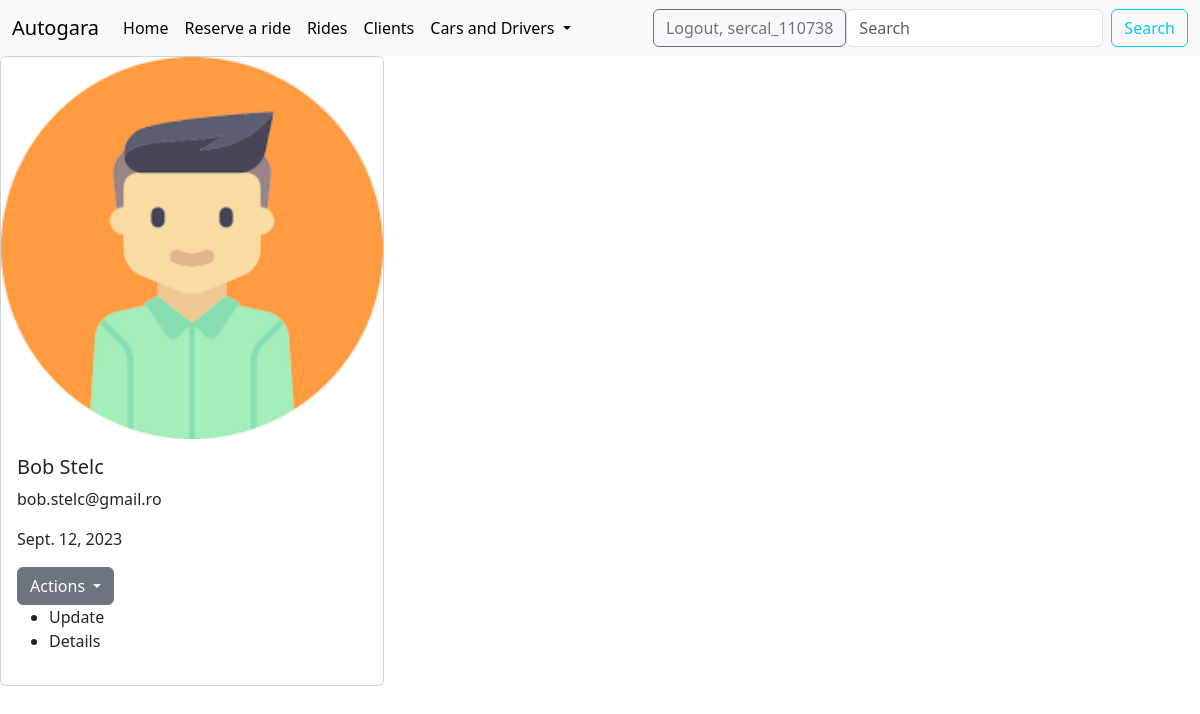
/list_of_drivers/ (signed in), run on the app's committed database.
### driver/models.py (models this page shows)
class Driver(models.Model):
    first_name = models.CharField(max_length=40)
    last_name = models.CharField(max_length=40)
    email = models.EmailField()
    date_hired = models.DateField()
    date_fired = models.DateField(null=True)
    active = models.BooleanField(default=True)
    profile = models.ImageField(upload_to='profiles_driver/')
    created_at = models.DateTimeField(auto_now_add=True)
    updated_at = models.DateTimeField(auto_now=True)
    def __str__(self):
        return f'{self.first_name} {self.last_name}'

### driver/views.py (the view)
# urls.py: path('list_of_drivers/', views.DriverListView.as_view(), name='list-of-drivers'),
class DriverListView(LoginRequiredMixin, ListView):
    template_name = 'driver/list_of_drivers.html'
    model = Driver
    context_object_name = 'all_drivers'

### templates/driver/list_of_drivers.html (shortened to what this page needs)
{% extends 'base.html' %}
{% load static %}
{% block content %}
    <div class="contaier-fluid">
        {% if all_drivers %}
            <div class="row">
                {% for driver in all_drivers %}
                    <div class="col-md-4">
                        <div class="card">
                            {% if driver.profile %}
                                <img src="{{ driver.profile }}" class="card-img-top" alt="No image">
                            {% else %}
                                <img src="{% static 'images/image.png' %}" class="card-img-top" alt="No image">
                            {% endif %}
                            <div class="card-body">
                                <h5 class="card-title">{{ driver }}</h5>
                                <p class="card-text">{{ driver.email }}</p>
                                <p class="card-text">{{ driver.date_hired }}</p>
                                <div class="dropdown">
                                    <button class="btn btn-secondary dropdown-toggle" type="button"
                                            data-bs-toggle="dropdown" aria-expanded="false">
                                        Actions
                                    </button>
                                    <ul>
                                        <li><a class="dropdown-item"
                                               href="{% url 'update-driver' driver.id %}">Update</a></li>
                                        <li><a class="dropdown-item"
                                               href="{% url 'details-driver' driver.id %}">Details</a></li>
                                    </ul>
                                </div>
                            </div>
                        </div>
                    </div>
                {% endfor %}
            </div>
        {% endif %}
    </div>
{% endblock %}

### templates/navbar.html (shortened to what this page needs)
<nav class="navbar navbar-expand-lg bg-body-tertiary">
    <div class="container-fluid">
        <a class="navbar-brand" href="{% url 'home-page' %}">Autogara</a>
        <div class="collapse navbar-collapse" id="navbarSupportedContent">
            <ul class="navbar-nav me-auto mb-2 mb-lg-0">
                <li class="nav-item">
                    <a class="nav-link active" aria-current="page" href="{% url 'home-page' %}">Home</a>
                </li>
                <li class="nav-item">
                    <a class="nav-link active" aria-current="page" href="{% url 'create-client' %}">Reserve a ride</a>
                </li>
                <li class="nav-item">
                    <a class="nav-link active" href="{% url 'list-of-rides' %}">Rides</a>
                </li>
                {% if user.is_authenticated %}
                    <li class="nav-item">
                        <a class="nav-link active" href="{% url 'list-of-clients' %}">Clients</a>
                    </li>
                    <li class="nav-item dropdown">
                        <a class="nav-link dropdown-toggle active" href="#" role="button" data-bs-toggle="dropdown"
                           aria-expanded="false">
                            Cars and Drivers
                        </a>
                    </li>
                {% endif %}
            </ul>
            {% if user.is_authenticated %}
                <a href="{% url 'logout' %}" class="btn btn-outline-secondary">Logout, {{ user.username }}</a>
                <form class="d-flex" role="search">
                    <input class="form-control me-2" type="search" placeholder="Search" aria-label="Search">
                    <button class="btn btn-outline-info" type="submit">Search</button>
                </form>
            {% else %}
                <div>
                    <a href="{% url 'login' %}" class="btn btn-outline-primary">Login</a>
                </div>
            {% endif %}
        </div>
    </div>
</nav>

### data on the page
Driver: first_name+last_name "Bob Stelc", email "bob.stelc@gmail.ro", date_hired "Sept. 12, 2023"

### other printed values
{{ user.username }} "sercal_110738"
